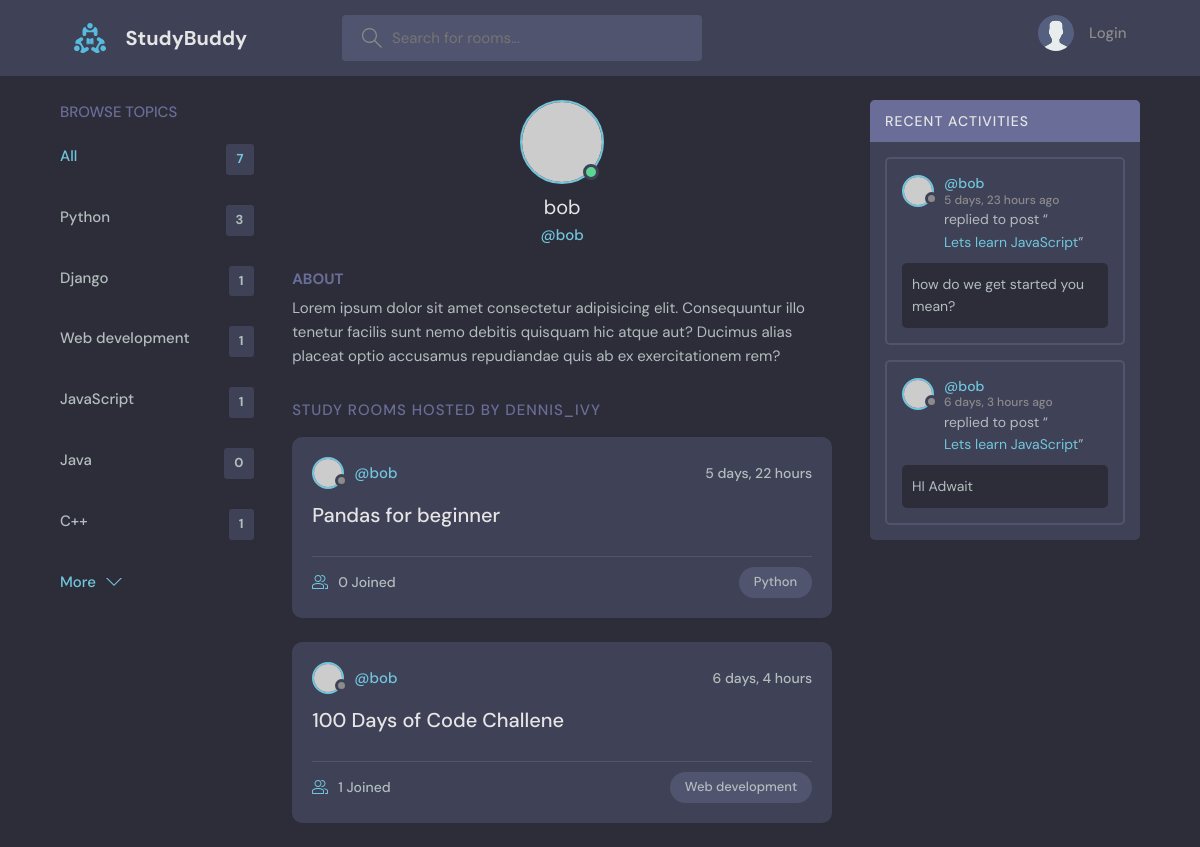
The page /base/profile/2 on the database its author committed.
### base/models.py (models this page shows)
class Topic (models.Model):
    name = models.CharField(max_length = 200)
    def __str__(self):
        return self.name

class Room(models.Model):
    host = models.ForeignKey(User, on_delete=models.CASCADE, null =True)
    topic = models.ForeignKey(Topic, on_delete=models.SET_NULL, null =True)
    name = models.CharField(max_length=200)
    description = models.TextField(null=True, blank=True)
    participants = models.ManyToManyField(User, related_name='participants', blank=True)
    updated = models.DateTimeField(auto_now=True)
    created = models.DateTimeField(auto_now_add=True)
    class Meta:
        ordering = ['-updated', '-created']
    def __str__(self) -> str:
        return self.name

class Message(models.Model):
    user = models.ForeignKey(User, on_delete=models.CASCADE)
    room = models.ForeignKey(Room, on_delete=models.CASCADE)
    body = models.TextField()
    updated = models.DateTimeField(auto_now=True)
    created = models.DateTimeField(auto_now_add=True)
    class Meta:
        ordering = ['-updated', '-created']
    def __str__(self):
        return self.body[0:50]

### base/views.py (the view)
# urls.py: path("profile/<str:pk>", views.userProfile, name="base.userProfile"),
def userProfile(request, pk):
    room_count = Room.objects.all().count()
    user = User.objects.get(id=pk)
    rooms = user.room_set.all()
    roomMessages = user.message_set.all()
    topics = []
    all_topics = Topic.objects.all()
    for t in all_topics:
        topics.append({"name" : t, "count": t.room_set.all().count()})
    contex = {'user':user, 'rooms':rooms ,'roomMessages':roomMessages, 'topics':topics,"room_count":room_count}
    return render(request, 'base/profile.html', contex)

### base/templates/base/profile.html (shortened to what this page needs)
{% extends 'main.html' %} {% block content%}
  <main class="profile-page layout layout--3">
    <div class="container">
      {% include 'base/topics_component.html' %}
      <div class="roomList">
        <div class="profile">
          <div class="profile__avatar">
            <div class="avatar avatar--large active">
              <img src="https://randomuser.me/api/portraits/men/11.jpg" />
            </div>
          </div>
          <div class="profile__info">
            <h3>{{user.username}}</h3>
            <p>@{{user.username}}</p>
          </div>
          <div class="profile__about">
            <h3>About</h3>
            <p>
              Lorem ipsum dolor sit amet consectetur adipisicing elit. Consequuntur illo tenetur
              facilis sunt nemo debitis quisquam hic atque aut? Ducimus alias placeat optio
              accusamus repudiandae quis ab ex exercitationem rem?
            </p>
          </div>
        </div>
        <div class="roomList__header">
          <div>
            <h2>Study Rooms Hosted by dennis_ivy</a>
            </h2>
          </div>
        </div>
        {% include 'base/feed_component.html'%}
      </div>
      {% include 'base/activity_component.html' %}
    </div>
  </main>
{%endblock content %}

### base/templates/base/topics_component.html
<div class="topics">
  <div class="topics__header">
    <h2>Browse Topics</h2>
  </div>
  <ul class="topics__list">
    <li>
      <a href="{% url 'base.home'%}" class="active"
        >All <span>{{room_count}}</span></a
      >
    </li>
    {% for topic in topics%}
    <li>
      <a href="{%url 'base.home'%}?q={{topic.name}}"
        >{{topic.name}} <span>{{topic.count}}</span></a
      >
    </li>
    {%endfor %}
  </ul>
  <a class="btn btn--link" href="topics.html">
    More
    <svg
      version="1.1"
      xmlns="http://www.w3.org/2000/svg"
      width="32"
      height="32"
      viewBox="0 0 32 32"
    >
      <title>chevron-down</title>
      <path d="M16 21l-13-13h-3l16 16 16-16h-3l-13 13z"></path>
    </svg>
  </a>
</div>

### base/templates/base/feed_component.html (shortened to what this page needs)
{% for room in rooms %}
<div class="roomListRoom">
  <div class="roomListRoom__header">
    <a
      href="{% url 'base.userProfile'  room.host.id %}"
      class="roomListRoom__author"
    >
      <div class="avatar avatar--small">
        <img src="https://randomuser.me/api/portraits/women/11.jpg" />
      </div>
      <span>@{{room.host.username}}</span>
    </a>
    <div class="roomListRoom__actions">
      <span>{{room.created|timesince}}</span>
    </div>
  </div>
  <div class="roomListRoom__content">
    <a href="{% url 'base.room' room.id %}">{{room.name}}</a>
  </div>
  <div class="roomListRoom__meta">
    <a href="{% url 'base.room' room.id %}" class="roomListRoom__joined">
      {{room.participants.all.count}} Joined
    </a>
    <p class="roomListRoom__topic">{{room.topic.name}}</p>
  </div>
</div>
{% endfor %}

### base/templates/base/activity_component.html (shortened to what this page needs)
<div class="activities">
  <div class="activities__header">
    <h2>Recent Activities</h2>
  </div>
  {%for message in roomMessages%}
  <div class="activities__box">
    <div class="activities__boxHeader roomListRoom__header">
      <a
        href="{% url 'base.userProfile' message.user.id %}"
        class="roomListRoom__author"
      >
        <div class="avatar avatar--small">
          <img src="https://randomuser.me/api/portraits/women/11.jpg" />
        </div>
        <p>
          @{{message.user}}
          <span>{{message.created|timesince}} ago</span>
        </p>
      </a>
    </div>
    <div class="activities__boxContent">
      <p>
        replied to post “<a href="{% url 'base.room'  message.room.id %}"
          >{{message.room}}</a
        >”
      </p>
      <div class="activities__boxRoomContent">{{message.body}}</div>
    </div>
  </div>
  {%endfor%}
</div>

### rows shown on the page
Topic: name "Python", count "3"
Topic: name "Django", count "1"
Topic: name "Web development", count "1"
Topic: name "JavaScript", count "1"
Topic: name "Java", count "0"
Topic: name "C++", count "1"
Room: host.username "bob", created "5 days, 22 hours", name "Pandas for beginner", participants.all.count "0", topic.name "Python"
Room: host.username "bob", created "6 days, 4 hours", name "100 Days of Code Challene", participants.all.count "1", topic.name "Web development"
Message: user "bob", created "5 days, 23 hours", room "Lets learn JavaScript", body "how do we get started you mean?"
Message: user "bob", created "6 days, 3 hours", room "Lets learn JavaScript", body "HI Adwait"

### other values the page prints
{{ room_count }} "7"
{{ user.username }} "bob"
